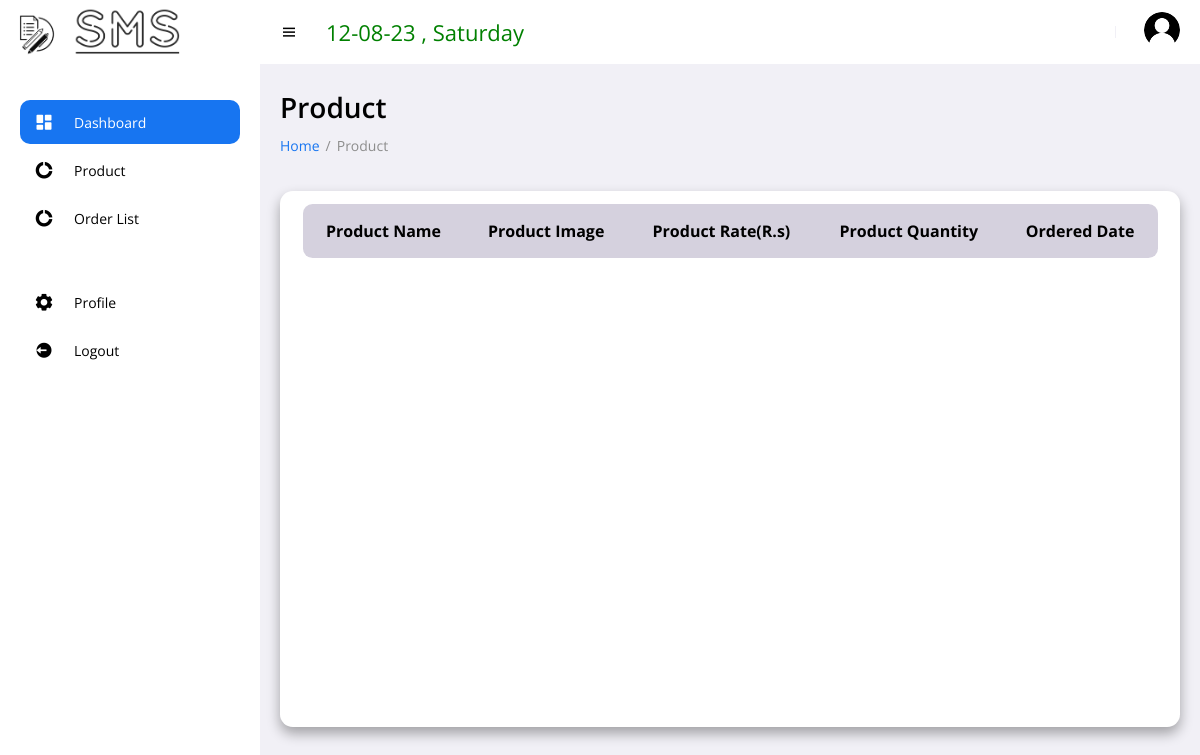
The page /purchase_list.php (signed in) on the database as committed earlier.
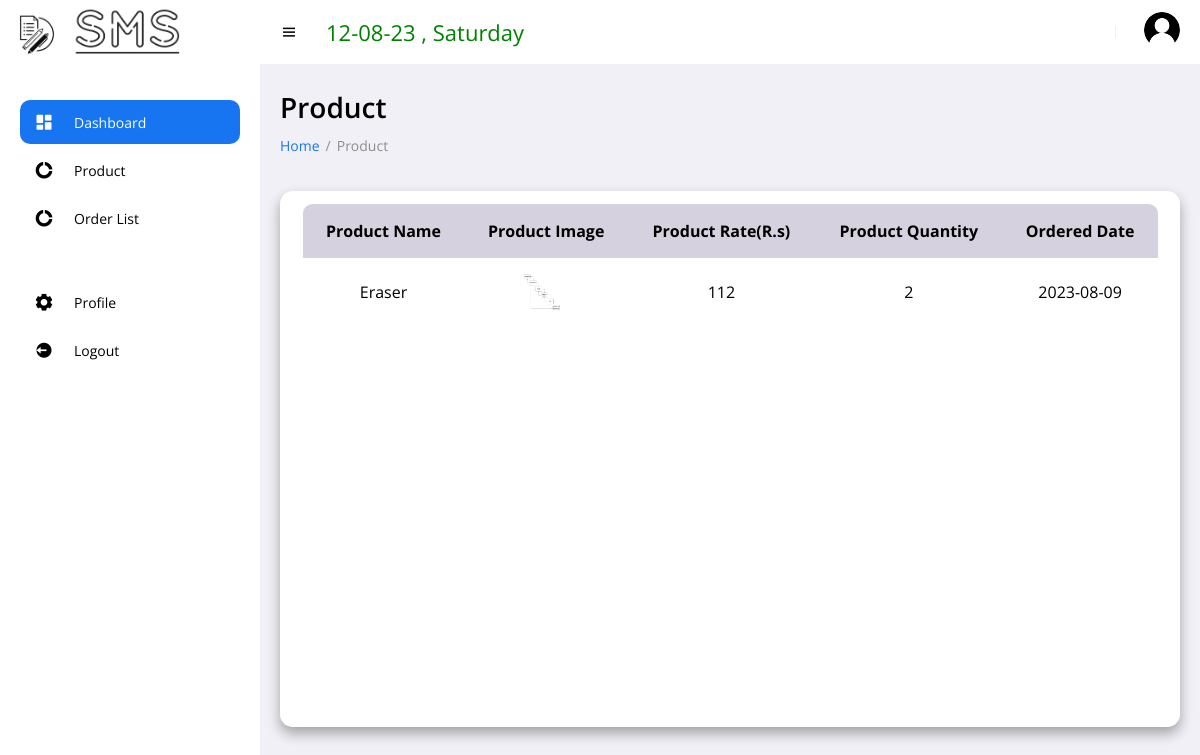
The same page on the database as committed later.
### tables this page shows
CREATE TABLE `purchase_list` (
  `purchase_id` int(11) NOT NULL,
  `user_id` int(11) NOT NULL,
  `product_name` varchar(50) NOT NULL,
  `product_image` varchar(255) NOT NULL,
  `product_rate` varchar(255) NOT NULL,
  `product_quantity` varchar(110) NOT NULL,
  `purchase_date` date DEFAULT current_timestamp()
);

### purchase_list.php (the view, shortened to what this page needs)
<!DOCTYPE html>
<?php
	include 'includes/connection.php';
    $id = $_SESSION['user_id'];
?>
<html lang="en">
<head>
	<link href='https://unpkg.com/boxicons@2.0.9/css/boxicons.min.css' rel='stylesheet'>
	<link rel="stylesheet" href="assets/css/style.css">
	<link rel="stylesheet" href="assets/css/add.css">
    <link rel="stylesheet" href="https://cdn.datatables.net/1.13.6/css/jquery.dataTables.min.css">
</head>
<body>
<section id="sidebar">
    <?php
        if($_SESSION['user_type'] == 1){
            include 'layouts/user_menu.php';
        }
        else{
            include 'layouts/admin_menu.php';
        }
    ?>
<main >
    <h1 class="title">Product</h1>
    <ul class="breadcrumbs">
        <li><a href="user_dashboard.php">Home</a></li>
        <li class="divider">/</li>
        <li><a href="userproduct.php" class="active">Product</a></li>
    </ul>
    <div class="content">
        <div class="table">
            <section class="table_body">
            <table id="table" class="display" style="width:100%">
                    <thead >
                        <tr>
                            <th>Product Name</th>
                            <th>Product Image</th>
                            <th>Product Rate(R.s)</th>
                            <th>Product Quantity</th>
                            <th>Ordered Date</th>
                        </tr>
                    </thead>
                    <tbody>
                    <?php
                        $select_product = mysqli_query($con, "SELECT * FROM purchase_list WHERE user_id='$id' ORDER BY purchase_id DESC");
                        if(mysqli_num_rows($select_product) > 0){
                           while( $fetch_purchase = mysqli_fetch_assoc($select_product)){
                        ?>
                        <tr>
                            <td><?php  echo $fetch_purchase['product_name']?></td>
                            <td><img src="<?php echo "images/".$fetch_purchase['product_image']; ?>" alt="image" width="100px" height="100px"></td>
                            <td><?php  echo $fetch_purchase['product_rate'] ?></td>
                            <td><?php  echo $fetch_purchase['product_quantity'] ?></td>
                            <td><?php echo $fetch_purchase['purchase_date'] ?></td>
                        </tr>
                        <?php
                           }
                        }
                    ?>
                    </tbody>
                </table>
            </section>
        </div>
    </div>
</main>
</section>
</body>
</html>

Rows that differ between the two databases and show on the page:
added purchase_list: product_name "Eraser", product_image (picture), product_rate "112", product_quantity "2", purchase_date "2023-08-09"
